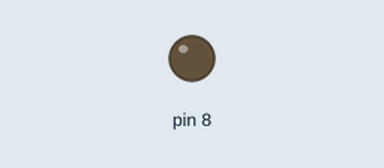
Recording of a sketch running on a simulated Arduino Uno, built with avr-gcc and run on an emulated ATmega328P. On the bench: output pins drawn as LEDs (lit = HIGH).

Above: at 1.2 s.
At 3.3 s:
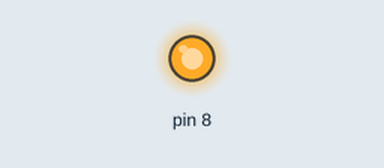
Timing chart, 0 to 7.8 s (numbered marks = the images above):
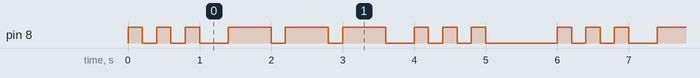

Measured:
- by itself, pin 8: repeats every 6.0 s: 2 × (LOW 0.20 s, HIGH 0.20 s), LOW 0.40 s, 2 × (HIGH 0.60 s, LOW 0.20 s), HIGH 0.60 s, LOW 0.40 s, 2 × (HIGH 0.20 s, LOW 0.20 s), HIGH 0.20 s, LOW 1.0 s, HIGH 0.20 s
- by itself, everything shown: repeats every 6.0 s, in 18 steps

The sketch:

ArduinoStepByStep-GettingStarted-Lec071.ino
```cpp
// Blink LED to send SOS signal ...---...

void setup() {

  pinMode(8, OUTPUT);

}

void loop() {
  // delay between letters = len(dot)
  // delay between words = len(line  )
  S();
  delay(200);
  O();
  delay(200);
  S();
  delay(800);
}

void S() {
 int dot = 0;
 while (dot <  3){
 digitalWrite(8, HIGH);
 delay(200);
 digitalWrite(8, LOW);
 delay(200);
 dot++;
 }
}

void O() {
 int line=0;
 while (line <  3){
 digitalWrite(8, HIGH);
 delay(600);
 digitalWrite(8, LOW);
 delay(200);
 line++;
 }

}
```
